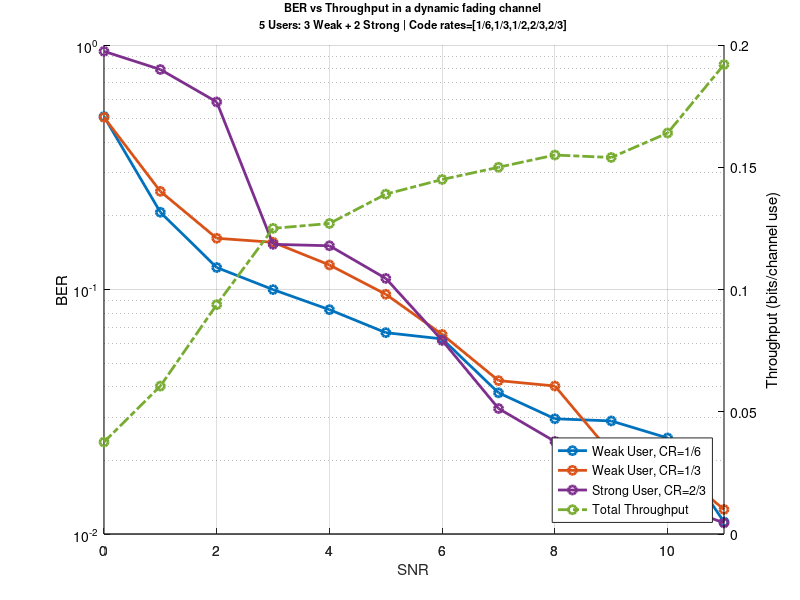

Recreate this plot in MATLAB.
clear all; close all; clc;
% WISE

%P_tx = 11:-1:0
SNR = 11:-1:0

user_4_ber = [1.11E-02
1.35E-02
2.01E-02
2.39E-02
3.26E-02
6.19E-02
1.11E-01
1.51E-01
1.53E-01
5.85E-01
7.94E-01
9.42E-01
];
user_0_ber = [1.12E-02
2.47E-02
2.90E-02
2.96E-02
3.78E-02
6.28E-02
6.66E-02
8.27E-02
9.99E-02
1.23E-01
2.07E-01
5.10E-01
];
user_1_ber = [1.26E-02
1.96E-02
2.14E-02
4.03E-02
4.24E-02
6.55E-02
9.56E-02
1.26E-01
1.56E-01
1.62E-01
2.52E-01
5.06E-01
];

thput = [1.92E-01
1.64E-01
1.54E-01
1.55E-01
1.50E-01
1.45E-01
1.39E-01
1.27E-01
1.25E-01
9.38E-02
6.05E-02
3.76E-02
];

hax = gca;
figure(1)
grid on; hold on;
color = get (gca, "ColorOrder");

[hax, tmp, b0] = plotyy (hax,0,0, SNR, thput,@semilogy,@plot);
delete(tmp);
%[hax, a0, b0] = plotyy (hax,0,0, SNR, thput,@semilogy,@semilogy);
%[~, a0] = semilogy (SNR, user_0_ber);
%[~, a4] = semilogy (SNR, user_4_ber);
%[~, a1] = semilogy (SNR, user_1_ber);
a0 = semilogy (SNR, user_0_ber);
a1 = semilogy (SNR, user_1_ber);
a4 = semilogy (SNR, user_4_ber);

% Color Style by User
set ([a0], "marker", "o", 'LineWidth',2, "color", color(1,:));
set ([a1], "marker", "o", 'LineWidth',2, "color", color(2,:));
set ([a4], "marker", "o", 'LineWidth',2, "color", color(4,:));
set ([b0], "marker", "o", 'LineWidth',2, "color", color(5,:));
%set ([a1, b1], "marker", "o", 'LineWidth',2, "color", color(2,:));

% Line Style by metric
set ([a0, a4, a1], "linestyle", "-");
set ([b0], "linestyle", "-.");
%set ([b0, b4], "linestyle", "-.");

set(hax,{'ycolor'},{'k';'k'})
grid on;
xlabel (hax(1), "xlabel");
ylabel (hax(1), "BER");
ylabel (hax(2), "Throughput (bits/channel use)");

xlabel('SNR');
hleg1 = legend('Weak User, CR=1/6','Weak User, CR=1/3','Strong User, CR=2/3','Total Throughput',"location", "southeast");
%title (hax(2), 'BER vs Throughput | 5 Users | 3 Weak + 2 Strong | Rw = 1/4 | Rs = 1/2');
%title (hax(2), 'BER vs Throughput in Dynamic Fading Channel | 5 Users: 3 Weak + 2 Strong | Code rates=[1/6,1/3,1/2,2/3,2/3]');
title (hax(2), {"BER vs Throughput in a dynamic fading channel"; "5 Users: 3 Weak + 2 Strong | Code rates=[1/6,1/3,1/2,2/3,2/3]"}, "fontsize", 8);

%%%%%%%%%%%%%%%%%%%%%%%%%%%%%%%%%%%%%%%%%%%
%%%%%%%%%%%%%%%%%%%%%%%%%%%%%%%%%%%%%%%%%%%

%